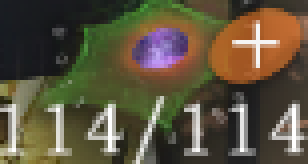
#> input picture dev_tools/trainingImages/111.png, 77 x 41 px, given in place of current_screen.png, which was not available (shown 4 times larger)
$ python button_manage.py
#> lines starting #> are read from the running program, lines starting #| are printed output that depends on the picture; pictures that were not available may be replaced by others from this repository, and a replacement may not be noted
import os
import cv2

button_template = "Button(name='{0}', area={1}, button={1}, file='{2}')"

def generate_button_configs(scene_dir, output_file_path, screen_img_path):
    # 加载屏幕截图
#> called with scene_dir = '../dev_tools/trainingImages', output_file_path = '../src/configs/scene_marker.py', screen_img_path = 'current_screen.png'
    screen_img = cv2.imread(screen_img_path, cv2.IMREAD_GRAYSCALE)
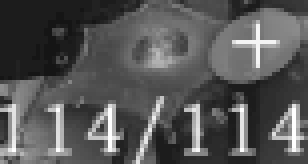
#> screen_img: shape (41, 77) (shown 4 times larger); min 21, max 255, mean 85.3

    # 遍历指定的页面文件夹里的所有模板图片
    for image_name in os.listdir(scene_dir):
        # 读取模板图片
        template_path = os.path.join(scene_dir, image_name).replace('\\', '/')  # 使用os.path.join生成路径并替换反斜杠为正斜杠
        template = cv2.imread(template_path, cv2.IMREAD_GRAYSCALE)

        # 在屏幕截图中匹配模板图片的位置
        res = cv2.matchTemplate(screen_img, template, cv2.TM_CCOEFF_NORMED)
#> res = [1]
        min_val, max_val, min_loc, max_loc = cv2.minMaxLoc(res)
#> min_val = 1; max_val = 1; min_loc = (0, 0); max_loc = (0, 0)
        x1, y1 = max_loc  # 获取匹配位置的左上角坐标
#> x1 = 0; y1 = 0
        height, width = template.shape[:2]
#> height = 41; width = 77
        x2, y2 = x1 + width, y1 + height  # 计算匹配位置的右下角坐标
#> x2 = 77; y2 = 41

        button_area = (x1, y1, x2, y2)  # 按钮的点击区域即为模板图片在屏幕截图中的匹配位置
#> button_area = (0, 0, 77, 41)

        # 将模板图片的名称转换为按钮的名称
        button_name = image_name

        # 将按钮信息写入到 output_file_path 指定的文件中
        with open(output_file_path, 'a') as f:
            button_info = button_template.format(button_name, button_area, template_path.replace('\\', '/'))  # 替换反斜杠为正斜杠
            f.write(f"{button_name.upper().replace('.PNG', '')} = {button_info}\n")
        print(f"{button_name}的信息已写入到{output_file_path}。")

        # 显示匹配的模板图片
        cv2.imshow("Matched Template", template)
        cv2.waitKey(0)  # 等待按键操作关闭窗口
#> pass 2 of the loop in generate_button_configs, `for image_name in os.listdir(scene_dir):`:
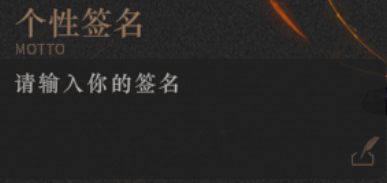
#> input picture dev_tools/trainingImages/Snipaste_2023-06-18_11-58-09.PNG, 387 x 183 px
#> in generate_button_configs, `res = cv2.matchTemplate(screen_img, template, cv2.TM_CCOEFF_NORMED)`:
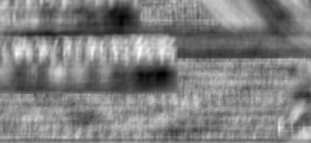
#> res: shape (143, 311) float32; min -0.299, max 0.241, mean -0.0268; drawn with min black and max white
#> min_val = -0.299; max_val = 0.241; min_loc = (160, 74); max_loc = (140, 48)
#> x1 = 140; y1 = 48
#> x2 = 527; y2 = 231
#> button_area = (140, 48, 527, 231)

    print("所有按钮信息已成功写入!")

def get_screenshot(screen_img_path):
    # 使用adb获取当前屏幕的截图，并将截图保存到指定位置
    cmd_screencap = "adb shell screencap -p /sdcard/screenshot.png"
    os.system(cmd_screencap)
    cmd_pull = "adb pull /sdcard/screenshot.png " + screen_img_path
    os.system(cmd_pull)

scene_dir = '../dev_tools/trainingImages'
output_file_path = '../src/configs/scene_marker.py'
screen_img_path = 'current_screen.png'  # 当前屏幕的截图路径

get_screenshot(screen_img_path)  # 获取当前屏幕的截图
generate_button_configs(scene_dir, output_file_path, screen_img_path)  # 根据截图生成按钮配置
